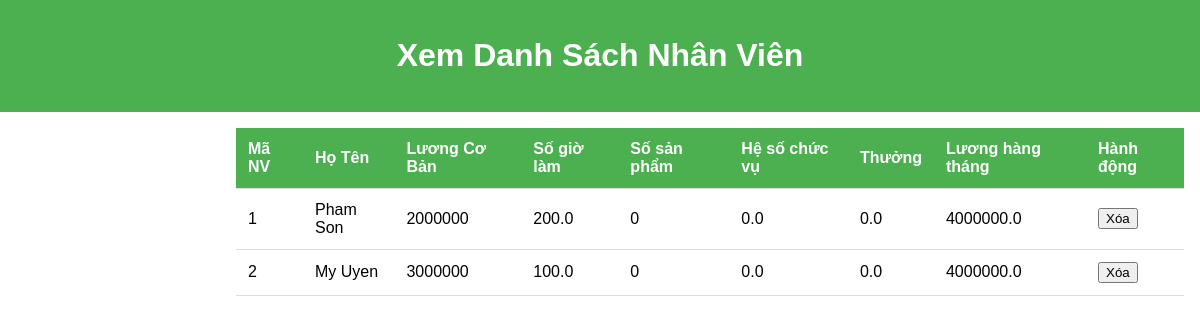
/hien_thi_nv/, run on an earlier commit of the app's database.
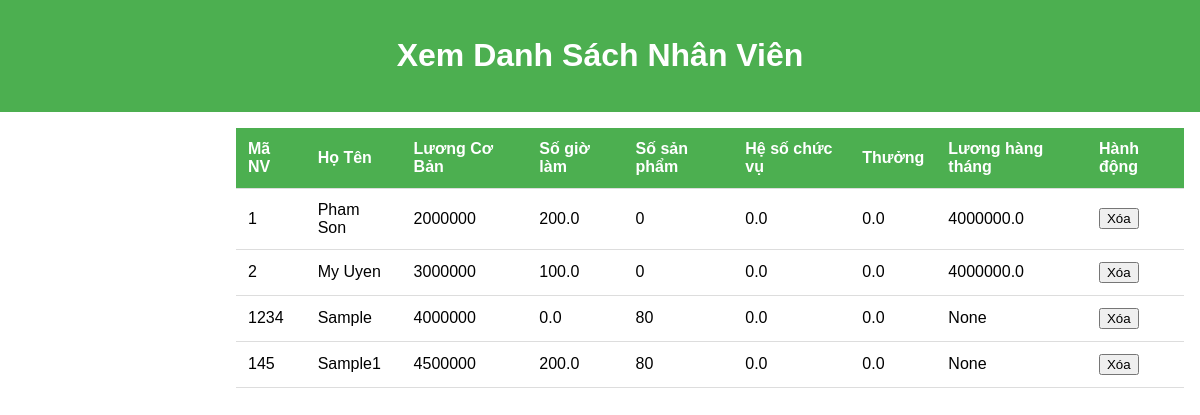
And on a later commit of the database.
### app/models.py (models this page shows)
class NhanVien(models.Model):
    ma_nv = models.IntegerField()
    ho_ten = models.CharField(max_length=200)
    luong_cb =models.IntegerField()
    loai_nv = models.CharField(max_length=100, default='van_phong')
    so_gio_lam = models.FloatField(default=0)
    so_sp = models.IntegerField(default=0)
    he_so_cv = models.FloatField(default=0)
    thuong = models.FloatField(default=0)
    luong_ht = models.FloatField(null=True)

### app/views.py (the view)
# urls.py: path('hien_thi_nv/', views.hien_thi_nv,name="hien_thi_nv"),
def hien_thi_nv(request):
    ds_nv = NhanVien.objects.all()
    return render(request, 'app/hien_thi_nv.html', {'ds_nv':ds_nv})

### app/templates/app/hien_thi_nv.html (shortened to what this page needs)
{%load static%}
<!DOCTYPE html>
<html lang="en">
  <head>
    <link href="{%static 'app/css/view_employee.css'%}" rel="stylesheet" />
  </head>
  <body>
    <header>
      <h1>Xem Danh Sách Nhân Viên</h1>
    </header>
    <main>
      <table>
        <tr>
          <th>Mã NV</th>
          <th>Họ Tên</th>
          <th>Lương Cơ Bản</th>
          <th>Số giờ làm</th>
          <th>Số sản phẩm</th>
          <th>Hệ số chức vụ</th>
          <th>Thưởng</th>
          <th>Lương hàng tháng</th>
          <th>Hành động</th>
        </tr>
        {% for nv in ds_nv %}
        <tr>
          <td>{{ nv.ma_nv }}</td>
          <td>{{ nv.ho_ten }}</td>
          <td>{{ nv.luong_cb }}</td>
          <td>{{ nv.so_gio_lam }}</td>
          <td>{{ nv.so_sp }}</td>
          <td>{{ nv.he_so_cv }}</td>
          <td>{{ nv.thuong }}</td>
          <td>{{ nv.luong_ht }}</td>
          <td>
            <form action="{% url 'xoa_nv' nv.ma_nv %}" method="post">
              <button type="submit">Xóa</button>
            </form>
          </td>
        </tr>
        {% endfor %}
      </table>
    </main>
  </body>
</html>

What changed in the data, as far as the page shows it:
added NhanVien: ma_nv "1234", ho_ten "Sample", luong_cb "4000000", so_gio_lam "0.0", so_sp "80", he_so_cv "0.0", thuong "0.0", luong_ht "None"
added NhanVien: ma_nv "145", ho_ten "Sample1", luong_cb "4500000", so_gio_lam "200.0", so_sp "80", he_so_cv "0.0", thuong "0.0", luong_ht "None"
